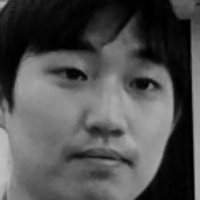
#> input picture proj/dataset/person_10101/user11.jpg, 200 x 200 px, given in place of the camera
$ python T1.py
#> lines starting #> are read from the running program, lines starting #| are printed output that depends on the picture; after the words box and inside, x2 and y2 are one past the last pixel; in counts of white or black regions, pixels touching at a corner belong together
import cv2
import numpy as np
from os import listdir
from os.path import isdir, isfile, join

# 얼굴 인식용 haar/cascade 로딩
face_classifier = cv2.CascadeClassifier('classifier/haarcascade_frontalface_default.xml')


# 사용자 얼굴 학습
def train(name):
    data_path = 'dataset/' + name + '/'
    # 파일만 리스트로 만듬
    face_pics = [f for f in listdir(data_path) if isfile(join(data_path, f))]

    Training_Data, Labels = [], []

    for i, files in enumerate(face_pics):
        image_path = data_path + face_pics[i]
        images = cv2.imread(image_path, cv2.IMREAD_GRAYSCALE)
        # 이미지가 아니면 패스
        if images is None:
            continue
        Training_Data.append(np.asarray(images, dtype=np.uint8))
        Labels.append(i)
    if len(Labels) == 0:
        print("There is no data to train.")
        return None
    Labels = np.asarray(Labels, dtype=np.int32)
    # 모델 생성
    model = cv2.face.LBPHFaceRecognizer_create()
    # 학습
    model.train(np.asarray(Training_Data), np.asarray(Labels))
    print(name + " : Model Training Complete!!!!!")

    # 학습 모델 리턴
    return model


# 여러 사용자 학습
def trains(id):
    # faces 폴더의 하위 폴더를 학습
#> in run, frame is the input picture: shape (200, 200, 3); min 0, max 192, mean 80.1
    data_path = 'dataset/'
    # 폴더만 색출
    model_dirs = [f for f in listdir(data_path) if isdir(join(data_path, f))]

    # 학습 모델 저장할 딕셔너리
    models = {}
    # 각 폴더에 있는 얼굴들 학습
    result = None
    for model in model_dirs:
        if model == id:
            print('model :' + model)
            # 학습 시작
            result = train(model)
            # 학습이 안되었다면 패스!
        if result is None:
            continue
        # 학습되었으면 저장
        print('model2 :' + model)
        models[model] = result

    # 학습된 모델 딕셔너리 리턴
    return models


# 얼굴 검출
def face_detector(img, size=0.5):
#> called with size = 0.5
    gray = cv2.cvtColor(img, cv2.COLOR_BGR2GRAY)
    faces = face_classifier.detectMultiScale(gray, 1.3, 5)
#> faces = [[17, 12, 177, 177]]
    if faces is ():
        return img, []
    for (x, y, w, h) in faces:
        cv2.rectangle(img, (x, y), (x + w, y + h), (0, 255, 255), 2)
        roi = img[y:y + h, x:x + w]
        roi = cv2.resize(roi, (200, 200))
#> this loop made 1 pass
#> pass 1, in face_detector, `roi = img[y:y + h, x:x + w]`:
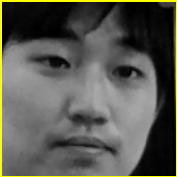
#> roi: shape (177, 177, 3); mean B, G, R 79.9, 88.4, 88.4
#> pass 1, in face_detector, `roi = cv2.resize(roi, (200, 200))`:
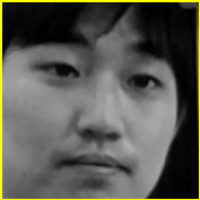
#> roi: shape (200, 200, 3); mean B, G, R 79.7, 88.5, 88.5
#> after the loop:
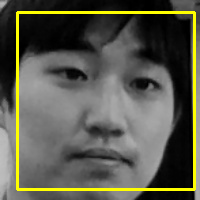
#> img: shape (200, 200, 3); 5.3% of pixels changed, all inside (x1, y1, x2, y2) = (16, 11, 196, 191)
    return img, roi  # 검출된 좌표에 사각 박스 그리고(img), 검출된 부위를 잘라(roi) 전달


# 인식 시작
def run(models):
    # 카메라 열기
    cap = cv2.VideoCapture(0)
    display_string=None
    confidence =None
    while True:
        # 카메라로 부터 사진 한장 읽기
        ret, frame = cap.read()
        # 얼굴 검출 시도
        image, face = face_detector(frame)
        try:
            min_score = 999  # 가장 낮은 점수로 예측된 사람의 점수
            min_score_name = ""  # 가장 높은 점수로 예측된 사람의 이름

            # 검출된 사진을 흑백으로 변환
            face = cv2.cvtColor(face, cv2.COLOR_BGR2GRAY)
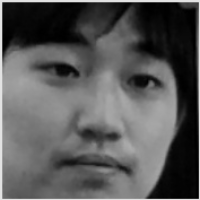
#> face: shape (200, 200); min 0, max 226, mean 87.5

            # 위에서 학습한 모델로 예측시도
            for key, model in models.items():
                result = model.predict(face)
                if min_score > result[1]:
                    min_score = result[1]
                    min_score_name = key
#> after the loop, min_score = 999; min_score_name = ''

            # min_score 신뢰도이고 0에 가까울수록 자신과 같다는 뜻이다.
            if min_score < 500:
                # ????? 어쨋든 0~100표시하려고 한듯
                confidence = int(100 * (1 - (min_score) / 300))
                # 유사도 화면에 표시
                display_string = str(confidence) + '%  ' + min_score_name
            cv2.putText(image, display_string, (100, 120), cv2.FONT_HERSHEY_COMPLEX, 1, (250, 120, 255), 2)
            # 75 보다 크면 동일 인물로 간주해 UnLocked!
            if confidence > 80:
                cv2.putText(image, "Unlocked : " + min_score_name, (250, 450), cv2.FONT_HERSHEY_COMPLEX, 1, (0, 255, 0),
                            2)
                cv2.imshow('Face Cropper', image)
            else:
                # 75 이하면 타인.. Locked!!!
                cv2.putText(image, "Locked", (250, 450), cv2.FONT_HERSHEY_COMPLEX, 1, (0, 0, 255), 2)
                cv2.imshow('Face Cropper', image)
        except:
            # 얼굴 검출 안됨
            cv2.putText(image, "Face Not Found", (250, 450), cv2.FONT_HERSHEY_COMPLEX, 1, (255, 0, 0), 2)
            cv2.imshow('Face Cropper', image)
            pass
        if cv2.waitKey(1) == 13:
#> (key Esc is pressed here)
            break
    cap.release()
    cv2.destroyAllWindows()


models = trains('person_10102')
run(models)
